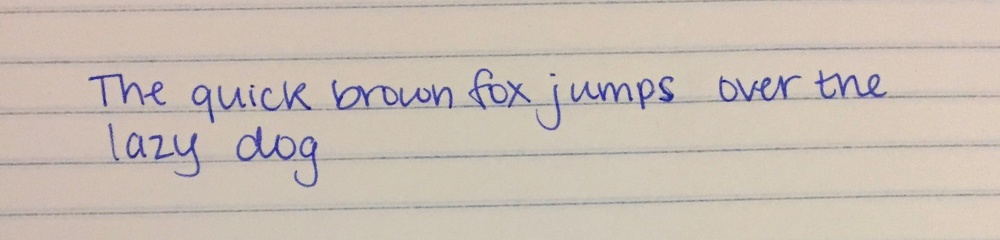
#> input picture sample1.jpg, 1000 x 240 px, shrunk from 2392 x 573 before the run
$ python -i overall.py   (imports and definitions only)
#> lines starting #> are read from the running program, lines starting #| are printed output that depends on the picture; after the words box and inside, x2 and y2 are one past the last pixel; in counts of white or black regions, pixels touching at a corner belong together
from tkinter import *
import cv2
import numpy as np
import math


# [38 lines left out: functions getMax, pressureAnalyzer, sizeAnalysis, not called in this run]

def getSlant(image):
#> called with image = 'sample1.jpg'
    im = cv2.imread(image)
#> im is the input picture: shape (240, 1000, 3); mean B, G, R 180.1, 190.1, 201.7
    imgray = cv2.cvtColor(im,cv2.COLOR_BGR2GRAY)
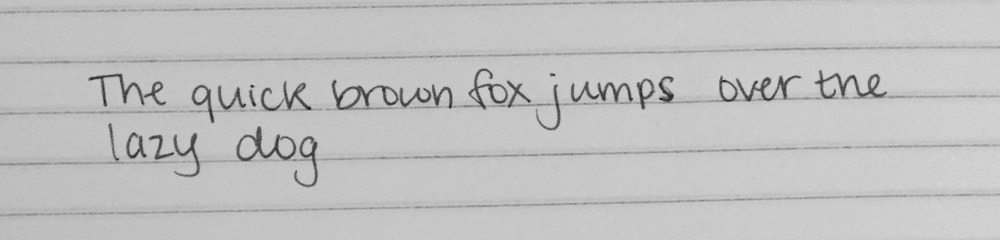
#> imgray: shape (240, 1000); min 23, max 213, mean 192.4
    ret,thresh = cv2.threshold(imgray,127,255,0)
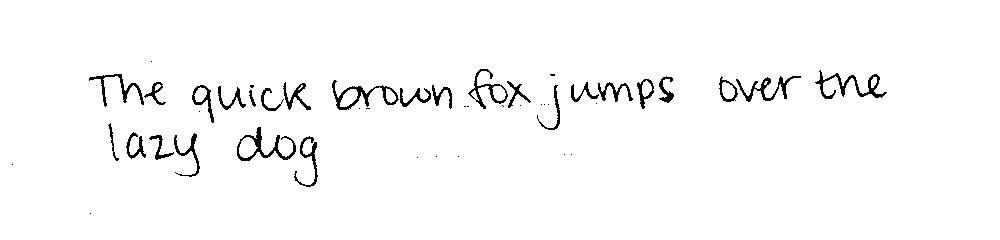
#> thresh: shape (240, 1000); 97.5% white; black in thin lines or dots, all inside (x1, y1, x2, y2) = (12, 61, 887, 214)
    contours, hierarchy = cv2.findContours(thresh,cv2.RETR_TREE,cv2.CHAIN_APPROX_SIMPLE)
#> contours = 69 contours, 34 with area under 20; largest, box (x1, y1, x2, y2) and area: (0, 0, 1000, 240) 238761, (331, 79, 400, 111) 906, (236, 126, 297, 162) 885, (814, 69, 888, 100) 708, (467, 68, 509, 110) 595
    sumDif = 0
    for i in range(1,len(contours)):
        cnt = contours[i]
        img = cv2.drawContours(im,cnt,-1,(0,0,255),1)
        leftmost = tuple(cnt[cnt[:,:,0].argmin()][0])
        rightmost = tuple(cnt[cnt[:,:,0].argmax()][0])
        topmost = tuple(cnt[cnt[:,:,1].argmin()][0])
        bottommost = tuple(cnt[cnt[:,:,1].argmax()][0])
        avDif = (rightmost[0] - leftmost[0])/2 + leftmost[0]
        sumDif += avDif
        img = cv2.rectangle(img,(leftmost[0],topmost[1]),(rightmost[0],bottommost[1]),(0,255,0),2)
#> this loop made 68 passes
#> (leftmost, rightmost, topmost, bottommost, avDif, sumDif) on passes 2, 10, 11, 12, 13, 14, 15, 16, 17, 18, 20: ((175, 173), (178, 173), (176, 172), (177, 174), 176.5, 266.5), ((293, 177), (318, 175), (309, 135), (310, 187), 305.5, 3205), ((148, 138), (174, 152), (156, 134), (157, 160), 161, 3366), ((173, 144), (200, 166), (194, 132), (191, 177), 186.5, 3552.5), ((125, 147), (146, 154), (133, 131), (131, 159), 135.5, 3688), ((236, 155), (296, 145), (258, 126), (249, 161), 266, 3954), ((239, 147), (257, 147), (246, 137), (243, 157), 248, 4202), ((107, 125), (119, 158), (110, 122), (117, 161), 113, 4315), ((537, 119), (539, 119), (538, 118), (538, 121), 538, 4853), ((536, 115), (538, 115), (537, 114), (537, 119), 537, 5390), ((365, 108), (370, 108), (366, 107), (369, 109), 367.5, 5956.5)
#> (cnt, avDif, sumDif) on passes 1, 3, 4, 5, 6, 7: ([[89, 213], [90, 212], [91, 213], [90, 214]], 90, 90), ([[174, 172], [175, 171], [176, 172], [175, 173]], 175, 441.5), ([[11, 164], [12, 163], [13, 164], [12, 165]], 12, 453.5), ([[416, 157], [417, 156], [418, 157], [417, 158]], 417, 870.5), ([[457, 156], [458, 155], [459, 156], [458, 157]], 458, 1328.5), ([[435, 156], [436, 155], [437, 156], [436, 157]], 436, 1764.5)
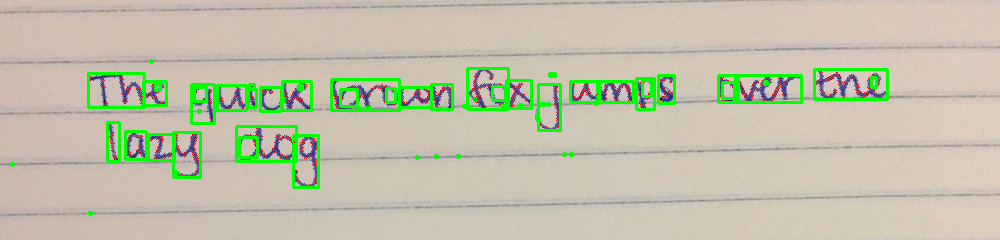
#> im: shape (240, 1000, 3); 5.18% of pixels changed, all inside (x1, y1, x2, y2) = (10, 59, 889, 216)
#> after the loop, sumDif = 28077.5
    avSumDif = int(sumDif//len(contours))
#> avSumDif = 406
    middle = int(img.shape[1]//2)
#> middle = 500
    difference = middle - avSumDif
#> difference = 94
    if difference < -15:
        return "Leftward slant --> you are rebellious and like to work alone>:)"
    elif difference > 15:
        return "Rightward slant --> you are a social butterfly!"
    else:
        return "No slant --> you are logical and practical!"

# [70 lines left out: functions getGray, getSize, roundness, handwriting, makeResultsPretty, not called in this run]

def draw(canvas, width, height, image):
    makeResultsPretty(canvas, width, height, image)

# [9 lines left out: function runDrawing, not called in this run]

# [2 lines not run here, left out]

>>> result = getSlant('sample1.jpg')
